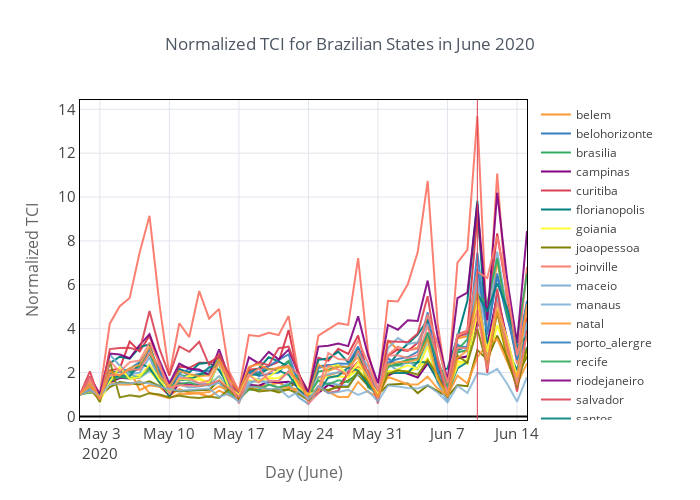

Notebook code for this chart:
### Code cell
d.divide(d.iloc[0]).iplot(
    theme='custom',
    xTitle='Day (June)',
    yTitle='Normalized TCI',
    title='Normalized TCI for Brazilian States in June 2020',
#     legend=False,
    vline=pd.Timestamp(year=2020, month=6, day=10)
)
